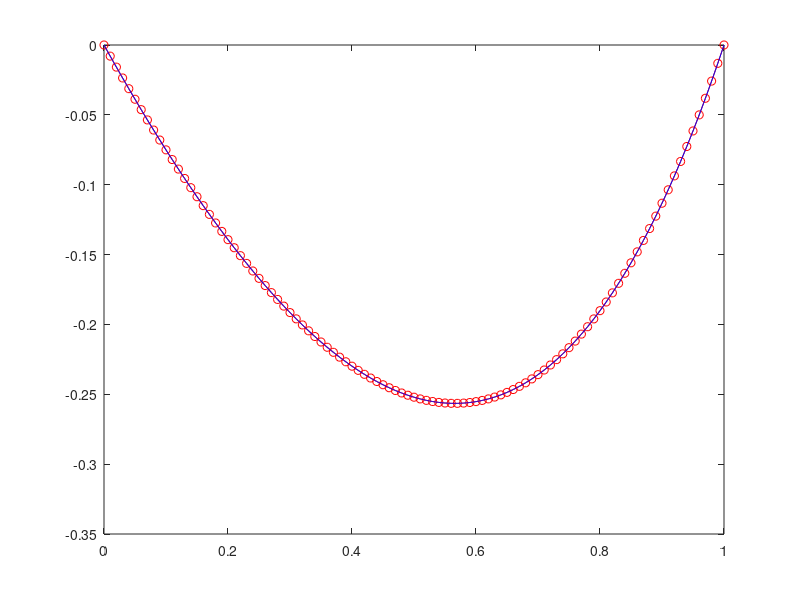

Write the MATLAB code that produced this figure.
% Solving of 1D Poisson eqn d2FI/dx2=2x^2-0.5*x+exp(x)
% with finite differences
% on a regular grid

% 0 Clearing variables and figures
clear all % clearing memory
clf % clearing figures

% 1 Define numerical model
xsize=1; % Horizontal model size, m
Nx=101; % Number of grid points
dx=xsize/(Nx-1);% Grid step, m,this is delta x
x=0:dx:xsize; % Coordinates of grid points, m

% 2 Define sparse matrix L() and vector R()
L=sparse(Nx, Nx); % number of equations, then number of unknowns, coefficients in the left hand side
R=zeros(Nx,1); % Lines, columns, values in the right hand side

% 3 Compose matrices L(), R()
% Going through all points of the grid
for j=1:1:Nx
    % Discriminate between BC-points and internal points
    if (j==1 || j==Nx)
        % BC equation 1*FI(j)=0, so for the first and last row
        L(j, j)=1; % Coefficient
        R(j, 1)=0; % Right hand side
    else
        % Poisson eqn d2FI/dx2=1
        %    FI(J-1)          FI(j)               FI(j+1)
        % ---[j-1]-------------[j]-----------------[j+1]
        %
        % d2FI/dx2(j)=(FI(j-1)-2*FI(j)+FI(j+1))/dx^2=2x^2-0.5*x+exp(x)
        % Left hand side
        % here I put the right hand side directly in the coefficient part
        % devided by 2x^2-x/2+exp(x)
        % x in the formula = (j-1)dx
        % !!! could be more simple
%         L(j, j-1)=1/((2.*(j-1)^2*dx^2-0.5*(j-1)*dx+exp((j-1)*dx))*dx^2); % FI(j-1)
%         L(j, j)=-2/((2.*(j-1)^2*dx^2-0.5*(j-1)*dx+exp((j-1)*dx))*dx^2); % FI(j)
%         L(j, j+1)=1/((2.*(j-1)^2*dx^2-0.5*(j-1)*dx+exp((j-1)*dx))*dx^2); % FI(j+1)
%         % Right hand side
%         R(j, 1)=1;
        L(j, j-1)=1/dx^2; % FI(j-1)
        L(j, j)=-2/dx^2; % FI(j)
        L(j, j+1)=1/dx^2; % FI(j+1)
        % Right hand side
        R(j, 1)=2*x(j)^2-0.5*x(j)+exp(x(j));
    end
end
% 3 Solve matrices
FI=L\R;
% 4 Visualise solution
figure(1)
plot(x,FI,'-o r')
% Compare with analytical solution
Nxa=1001; % number of points
dxa=xsize/(Nxa-1); % step between points
xa=0:dxa:xsize; % coordinates
FIa=exp(xa)+(xa.^4)/6-(xa.^3)/12+((1-exp(xsize))/xsize+(xsize^2-2.*xsize^3)/12)*xa-1;
hold on % continue plotting
plot(xa, FIa, '- b')
aaa(1,1)=FI(12);% -0.0819838745668572 numerical
aaa(2,1)=FIa(120);% -0.0881292935614402 analytical

